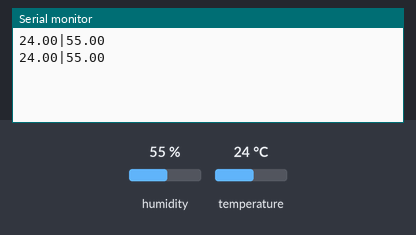
Bench run of a sketch on a simulated Arduino Uno, built with avr-gcc and run on an emulated ATmega328P. On the bench: the last lines printed to the serial monitor. The inputs (shaded band) are chosen by the test bench; at power-on: humidity 55 %, temperature 24 °C.

Above: at 2.8 s.
2.9 s: humidity set to 22 %
At 5.0 s:
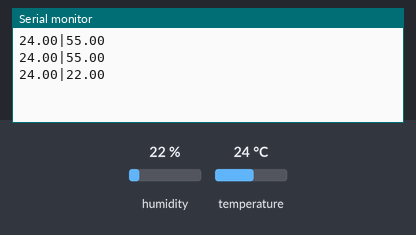
5.6 s: temperature set to 12 °C
At 7.4 s:
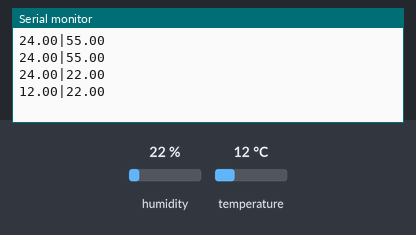
8.3 s: humidity set to 40 %
At 11.1 s:
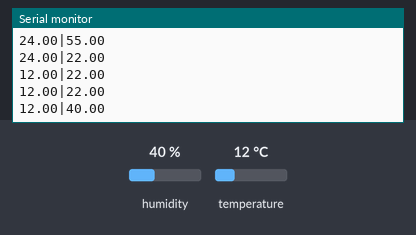
Timing chart, 0 to 12.6 s (numbered marks = the images above; inputs shaded):
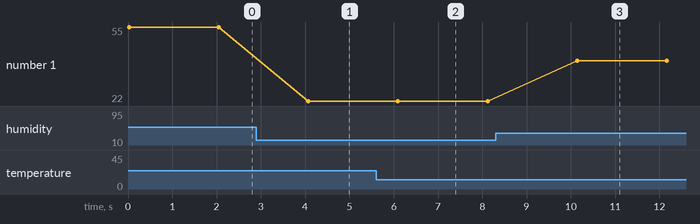

The sketch:

arduino_code.ino
```cpp
#include <dht.h>
dht DHT;
#define DHT11_PIN 7
void setup(){
  Serial.begin(9600);
}
void loop()
{
  int chk = DHT.read11(DHT11_PIN);
  Serial.print(DHT.temperature);
  Serial.print("|");
  Serial.println(DHT.humidity);
  delay(2000);
}
```

Measured:
- after the input at 2.9 s, the serial monitor: prints a new line after 1.2 s (image 1)
- after the input at 5.6 s, the serial monitor: prints a new line after 0.50 s (image 2)
- after the input at 8.3 s, the serial monitor: prints a new line after 1.8 s (image 3)
- plotted number 1: 55 → 22 after the input at 2.9 s, 22 → 40 after the input at 8.3 s
